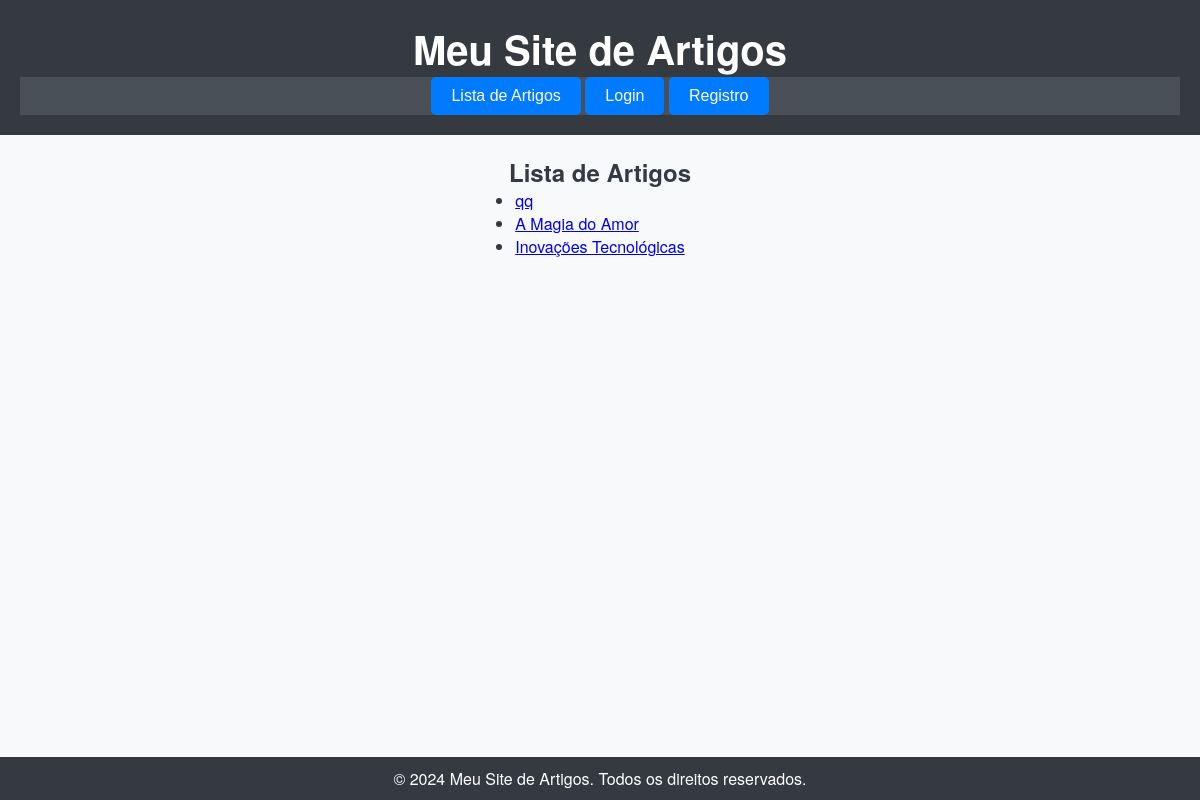
The app's page /artigos/ with its own data.
### artigos/models.py (models this page shows, shortened)
class Article(models.Model):
    title = models.CharField(max_length=100)
    content = models.TextField()
    author = models.ForeignKey (Autor, on_delete=models.CASCADE)
    categories = models.ManyToManyField(Category)
    created_at = models.DateTimeField(auto_now_add=True)
    updated_at = models.DateTimeField(auto_now=True)
    rating = models.DecimalField(max_digits=5, decimal_places=2, default=0)
    views = models.PositiveIntegerField(default=0)

### artigos/views.py (the view)
# urls.py: path('', views.artigos_list_view, name='artigos_list'),
def artigos_list_view(request):
    artigos = Article.objects.all()
    pode_adicionar = request.user.is_authenticated and request.user.has_perm('artigos.add_article')
    pode_editar = request.user.is_authenticated and request.user.has_perm('artigos.change_article')
    pode_apagar = request.user.is_authenticated and request.user.has_perm('artigos.delete_article')
    contexto = {
        'artigos': artigos,
        'pode_adicionar': pode_adicionar,
        'pode_editar': pode_editar,
        'pode_apagar': pode_apagar,
    }
    return render(request, 'artigos/artigos_list.html', contexto)

### artigos/templates/artigos/artigos_list.html (shortened to what this page needs)
{% extends 'artigos/layout.html' %}
{% block content %}
<h2>Lista de Artigos</h2>
<ul>
    {% for artigo in artigos %}
    <li>
        <a href="{% url 'artigos:detalhes_artigo' artigo.id %}">{{ artigo.title }}</a>
    </li>
    {% empty %}
    <li>Nenhum artigo encontrado.</li>
    {% endfor %}
</ul>
{% endblock %}

### artigos/static/artigos/estilos.css (style rules this page uses)
* { margin: 0; padding: 0; box-sizing: border-box; }
body { font-family: 'Helvetica Neue', Helvetica, Arial, sans-serif; background-color: #f8f9fa; color: #343a40; display: flex; flex-direction: column; min-height: 100vh; margin: 0; }

### records on screen
Article: title "qq"
Article: title "A Magia do Amor"
Article: title "Inovações Tecnológicas"
